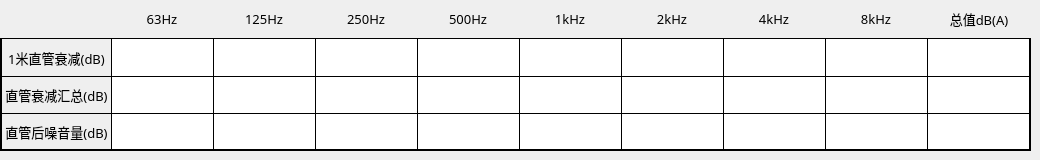
     <widget class="QWidget" name="page_pipe">
      <widget class="QWidget" name="widget_2" native="true">
       <property name="geometry">
        <rect>
         <x>0</x>
         <y>0</y>
         <width>1031</width>
         <height>151</height>
        </rect>
       </property>
       <layout class="QGridLayout" name="gridLayout_2">
        <property name="leftMargin">
         <number>0</number>
        </property>
        <property name="topMargin">
         <number>0</number>
        </property>
        <property name="rightMargin">
         <number>0</number>
        </property>
        <property name="bottomMargin">
         <number>0</number>
        </property>
        <property name="spacing">
         <number>0</number>
        </property>
        <item row="0" column="5">
         <widget class="QLabel" name="label_20">
          <property name="font">
           <font>
            <family>Microsoft YaHei</family>
            <pointsize>10</pointsize>
           </font>
          </property>
          <property name="styleSheet">
           <string notr="true">border-left:1px solid black;</string>
          </property>
          <property name="text">
           <string>1kHz</string>
          </property>
          <property name="alignment">
           <set>Qt::AlignCenter</set>
          </property>
         </widget>
        </item>
        <item row="0" column="6">
         <widget class="QLabel" name="label_22">
          <property name="font">
           <font>
            <family>Microsoft YaHei</family>
            <pointsize>10</pointsize>
           </font>
          </property>
          <property name="styleSheet">
           <string notr="true">border-left:1px solid black;</string>
          </property>
          <property name="text">
           <string>2kHz</string>
          </property>
          <property name="alignment">
           <set>Qt::AlignCenter</set>
          </property>
         </widget>
        </item>
        <item row="3" column="8">
         <widget class="QLineEdit" name="lineEdit_28">
          <property name="sizePolicy">
           <sizepolicy hsizetype="Expanding" vsizetype="Preferred">
            <horstretch>0</horstretch>
            <verstretch>0</verstretch>
           </sizepolicy>
          </property>
          <property name="styleSheet">
           <string notr="true">border:1px solid black;
border-right:none;
border-bottom:2px solid black;</string>
          </property>
         </widget>
        </item>
        <item row="1" column="7">
         <widget class="QLineEdit" name="lineEdit_30">
          <property name="sizePolicy">
           <sizepolicy hsizetype="Expanding" vsizetype="Preferred">
            <horstretch>0</horstretch>
            <verstretch>0</verstretch>
           </sizepolicy>
          </property>
          <property name="styleSheet">
           <string notr="true">border:1px solid black;
border-right:none;
border-bottom:none;</string>
          </property>
         </widget>
        </item>
        <item row="0" column="1">
         <widget class="QLabel" name="label_16">
          <property name="font">
           <font>
            <family>Microsoft YaHei</family>
            <pointsize>10</pointsize>
           </font>
          </property>
          <property name="styleSheet">
           <string notr="true">border-left:1px solid black;
</string>
          </property>
          <property name="text">
           <string>63Hz</string>
          </property>
          <property name="alignment">
           <set>Qt::AlignCenter</set>
          </property>
         </widget>
        </item>
        <item row="3" column="4">
         <widget class="QLineEdit" name="lineEdit_15">
          <property name="sizePolicy">
           <sizepolicy hsizetype="Expanding" vsizetype="Preferred">
            <horstretch>0</horstretch>
            <verstretch>0</verstretch>
           </sizepolicy>
          </property>
          <property name="styleSheet">
           <string notr="true">border:1px solid black;
border-right:none;
border-bottom:2px solid black;</string>
          </property>
         </widget>
        </item>
        <item row="1" column="6">
         <widget class="QLineEdit" name="lineEdit_31">
          <property name="sizePolicy">
           <sizepolicy hsizetype="Expanding" vsizetype="Preferred">
            <horstretch>0</horstretch>
            <verstretch>0</verstretch>
           </sizepolicy>
          </property>
          <property name="styleSheet">
           <string notr="true">border:1px solid black;
border-right:none;
border-bottom:none;</string>
          </property>
         </widget>
        </item>
        <item row="3" column="3">
         <widget class="QLineEdit" name="lineEdit_14">
          <property name="sizePolicy">
           <sizepolicy hsizetype="Expanding" vsizetype="Preferred">
            <horstretch>0</horstretch>
            <verstretch>0</verstretch>
           </sizepolicy>
          </property>
          <property name="styleSheet">
           <string notr="true">border:1px solid black;
border-right:none;
border-bottom:2px solid black;</string>
          </property>
         </widget>
        </item>
        <item row="3" column="7">
         <widget class="QLineEdit" name="lineEdit_27">
          <property name="sizePolicy">
           <sizepolicy hsizetype="Expanding" vsizetype="Preferred">
            <horstretch>0</horstretch>
            <verstretch>0</verstretch>
           </sizepolicy>
          </property>
          <property name="styleSheet">
           <string notr="true">border:1px solid black;
border-right:none;
border-bottom:2px solid black;</string>
          </property>
         </widget>
        </item>
        <item row="0" column="4">
         <widget class="QLabel" name="label_19">
          <property name="font">
           <font>
            <family>Microsoft YaHei</family>
            <pointsize>10</pointsize>
           </font>
          </property>
          <property name="styleSheet">
           <string notr="true">border-left:1px solid black;</string>
          </property>
          <property name="text">
           <string>500Hz</string>
          </property>
          <property name="alignment">
           <set>Qt::AlignCenter</set>
          </property>
         </widget>
        </item>
        <item row="0" column="9">
         <widget class="QLabel" name="label_25">
          <property name="font">
           <font>
            <family>Microsoft YaHei</family>
            <pointsize>10</pointsize>
           </font>
          </property>
          <property name="styleSheet">
           <string notr="true">border-left:1px solid black;
border-right:2px solid black;</string>
          </property>
          <property name="text">
           <string>总值dB(A)</string>
          </property>
          <property name="alignment">
           <set>Qt::AlignCenter</set>
          </property>
         </widget>
        </item>
        <item row="1" column="8">
         <widget class="QLineEdit" name="lineEdit_34">
          <property name="sizePolicy">
           <sizepolicy hsizetype="Expanding" vsizetype="Preferred">
            <horstretch>0</horstretch>
            <verstretch>0</verstretch>
           </sizepolicy>
          </property>
          <property name="styleSheet">
           <string notr="true">border:1px solid black;
border-right:none;
border-bottom:none;</string>
          </property>
         </widget>
        </item>
        <item row="1" column="3">
         <widget class="QLineEdit" name="lineEdit_36">
          <property name="sizePolicy">
           <sizepolicy hsizetype="Expanding" vsizetype="Preferred">
            <horstretch>0</horstretch>
            <verstretch>0</verstretch>
           </sizepolicy>
          </property>
          <property name="styleSheet">
           <string notr="true">border:1px solid black;
border-right:none;
border-bottom:none;</string>
          </property>
         </widget>
        </item>
        <item row="1" column="5">
         <widget class="QLineEdit" name="lineEdit_32">
          <property name="sizePolicy">
           <sizepolicy hsizetype="Expanding" vsizetype="Preferred">
            <horstretch>0</horstretch>
            <verstretch>0</verstretch>
           </sizepolicy>
          </property>
          <property name="styleSheet">
           <string notr="true">border:1px solid black;
border-right:none;
border-bottom:none;</string>
          </property>
         </widget>
        </item>
        <item row="0" column="2">
         <widget class="QLabel" name="label_17">
          <property name="font">
           <font>
            <family>Microsoft YaHei</family>
            <pointsize>10</pointsize>
           </font>
          </property>
          <property name="styleSheet">
           <string notr="true">border-left:1px solid black;</string>
          </property>
          <property name="text">
           <string>125Hz</string>
          </property>
          <property name="alignment">
           <set>Qt::AlignCenter</set>
          </property>
         </widget>
        </item>
        <item row="1" column="0">
         <widget class="QLabel" name="label_27">
          <property name="font">
           <font>
            <family>Microsoft YaHei</family>
            <pointsize>10</pointsize>
           </font>
          </property>
          <property name="styleSheet">
           <string notr="true">border:1px solid black;
border-left:2px solid black;
border-right:none;
border-bottom:none;
</string>
          </property>
          <property name="text">
           <string>1米直管衰减(dB)</string>
          </property>
          <property name="alignment">
           <set>Qt::AlignCenter</set>
          </property>
         </widget>
        </item>
        <item row="0" column="0">
         <widget class="QLabel" name="label_15">
          <property name="styleSheet">
           <string notr="true">border-left:2px solid black;</string>
          </property>
          <property name="text">
           <string/>
          </property>
         </widget>
        </item>
        <item row="0" column="3">
         <widget class="QLabel" name="label_18">
          <property name="font">
           <font>
            <family>Microsoft YaHei</family>
            <pointsize>10</pointsize>
           </font>
          </property>
          <property name="styleSheet">
           <string notr="true">border-left:1px solid black;</string>
          </property>
          <property name="text">
           <string>250Hz</string>
          </property>
          <property name="alignment">
           <set>Qt::AlignCenter</set>
          </property>
         </widget>
        </item>
        <item row="1" column="1">
         <widget class="QLineEdit" name="lineEdit_38">
          <property name="sizePolicy">
           <sizepolicy hsizetype="Expanding" vsizetype="Preferred">
            <horstretch>0</horstretch>
            <verstretch>0</verstretch>
           </sizepolicy>
          </property>
          <property name="styleSheet">
           <string notr="true">border:1px solid black;
border-right:none;
border-bottom:none;</string>
          </property>
         </widget>
        </item>
        <item row="3" column="6">
         <widget class="QLineEdit" name="lineEdit_26">
          <property name="sizePolicy">
           <sizepolicy hsizetype="Expanding" vsizetype="Preferred">
            <horstretch>0</horstretch>
            <verstretch>0</verstretch>
           </sizepolicy>
          </property>
          <property name="styleSheet">
           <string notr="true">border:1px solid black;
border-right:none;
border-bottom:2px solid black;</string>
          </property>
         </widget>
        </item>
        <item row="3" column="5">
         <widget class="QLineEdit" name="lineEdit_16">
          <property name="sizePolicy">
           <sizepolicy hsizetype="Expanding" vsizetype="Preferred">
            <horstretch>0</horstretch>
            <verstretch>0</verstretch>
           </sizepolicy>
          </property>
          <property name="styleSheet">
           <string notr="true">border:1px solid black;
border-right:none;
border-bottom:2px solid black;</string>
          </property>
         </widget>
        </item>
        <item row="1" column="9">
         <widget class="QLineEdit" name="lineEdit_35">
          <property name="sizePolicy">
           <sizepolicy hsizetype="Expanding" vsizetype="Preferred">
            <horstretch>0</horstretch>
            <verstretch>0</verstretch>
           </sizepolicy>
          </property>
          <property name="styleSheet">
           <string notr="true">border:1px solid black;
border-right:none;
border-bottom:none;
border-right:2px solid black;</string>
          </property>
         </widget>
        </item>
        <item row="0" column="8">
         <widget class="QLabel" name="label_24">
          <property name="font">
           <font>
            <family>Microsoft YaHei</family>
            <pointsize>10</pointsize>
           </font>
          </property>
          <property name="styleSheet">
           <string notr="true">border-left:1px solid black;</string>
          </property>
          <property name="text">
           <string>8kHz</string>
          </property>
          <property name="alignment">
           <set>Qt::AlignCenter</set>
          </property>
         </widget>
        </item>
        <item row="3" column="1">
         <widget class="QLineEdit" name="lineEdit_10">
          <property name="sizePolicy">
           <sizepolicy hsizetype="Expanding" vsizetype="Preferred">
            <horstretch>0</horstretch>
            <verstretch>0</verstretch>
           </sizepolicy>
          </property>
          <property name="styleSheet">
           <string notr="true">border:1px solid black;
border-right:none;
border-bottom:2px solid black;</string>
          </property>
         </widget>
        </item>
        <item row="1" column="2">
         <widget class="QLineEdit" name="lineEdit_37">
          <property name="sizePolicy">
           <sizepolicy hsizetype="Expanding" vsizetype="Preferred">
            <horstretch>0</horstretch>
            <verstretch>0</verstretch>
           </sizepolicy>
          </property>
          <property name="styleSheet">
           <string notr="true">border:1px solid black;
border-right:none;
border-bottom:none;</string>
          </property>
         </widget>
        </item>
        <item row="3" column="0">
         <widget class="QLabel" name="label_26">
          <property name="font">
           <font>
            <family>Microsoft YaHei</family>
            <pointsize>10</pointsize>
           </font>
          </property>
          <property name="styleSheet">
           <string notr="true">border:1px solid black;
border-left:2px solid black;
border-bottom:2px solid black;
border-right:none;
</string>
          </property>
          <property name="text">
           <string> 直管后噪音量(dB) </string>
          </property>
          <property name="alignment">
           <set>Qt::AlignCenter</set>
          </property>
         </widget>
        </item>
        <item row="3" column="9">
         <widget class="QLineEdit" name="lineEdit_29">
          <property name="sizePolicy">
           <sizepolicy hsizetype="Expanding" vsizetype="Preferred">
            <horstretch>0</horstretch>
            <verstretch>0</verstretch>
           </sizepolicy>
          </property>
          <property name="styleSheet">
           <string notr="true">border:1px solid black;
border-bottom:2px solid black;
border-right:2px solid black;</string>
          </property>
         </widget>
        </item>
        <item row="0" column="7">
         <widget class="QLabel" name="label_23">
          <property name="font">
           <font>
            <family>Microsoft YaHei</family>
            <pointsize>10</pointsize>
           </font>
          </property>
          <property name="styleSheet">
           <string notr="true">border-left:1px solid black;</string>
          </property>
          <property name="text">
           <string>4kHz</string>
          </property>
          <property name="alignment">
           <set>Qt::AlignCenter</set>
          </property>
         </widget>
        </item>
        <item row="3" column="2">
         <widget class="QLineEdit" name="lineEdit_13">
          <property name="sizePolicy">
           <sizepolicy hsizetype="Expanding" vsizetype="Preferred">
            <horstretch>0</horstretch>
            <verstretch>0</verstretch>
           </sizepolicy>
          </property>
          <property name="styleSheet">
           <string notr="true">border:1px solid black;
border-right:none;
border-bottom:2px solid black;</string>
          </property>
         </widget>
        </item>
        <item row="1" column="4">
         <widget class="QLineEdit" name="lineEdit_33">
          <property name="sizePolicy">
           <sizepolicy hsizetype="Expanding" vsizetype="Preferred">
            <horstretch>0</horstretch>
            <verstretch>0</verstretch>
           </sizepolicy>
          </property>
          <property name="styleSheet">
           <string notr="true">border:1px solid black;
border-right:none;
border-bottom:none;</string>
          </property>
         </widget>
        </item>
        <item row="2" column="0">
         <widget class="QLabel" name="label_28">
          <property name="font">
           <font>
            <family>Microsoft YaHei</family>
            <pointsize>10</pointsize>
           </font>
          </property>
          <property name="styleSheet">
           <string notr="true">border:1px solid black;
border-left:2px solid black;
border-right:none;
border-bottom:none;
</string>
          </property>
          <property name="text">
           <string>直管衰减汇总(dB)</string>
          </property>
          <property name="alignment">
           <set>Qt::AlignCenter</set>
          </property>
         </widget>
        </item>
        <item row="2" column="1">
         <widget class="QLineEdit" name="lineEdit_39">
          <property name="sizePolicy">
           <sizepolicy hsizetype="Expanding" vsizetype="Preferred">
            <horstretch>0</horstretch>
            <verstretch>0</verstretch>
           </sizepolicy>
          </property>
          <property name="styleSheet">
           <string notr="true">border:1px solid black;
border-right:none;
border-bottom:none;</string>
          </property>
         </widget>
        </item>
        <item row="2" column="2">
         <widget class="QLineEdit" name="lineEdit_40">
          <property name="sizePolicy">
           <sizepolicy hsizetype="Expanding" vsizetype="Preferred">
            <horstretch>0</horstretch>
            <verstretch>0</verstretch>
           </sizepolicy>
          </property>
          <property name="styleSheet">
           <string notr="true">border:1px solid black;
border-right:none;
border-bottom:none;</string>
          </property>
         </widget>
        </item>
        <item row="2" column="3">
         <widget class="QLineEdit" name="lineEdit_41">
          <property name="sizePolicy">
           <sizepolicy hsizetype="Expanding" vsizetype="Preferred">
            <horstretch>0</horstretch>
            <verstretch>0</verstretch>
           </sizepolicy>
          </property>
          <property name="styleSheet">
           <string notr="true">border:1px solid black;
border-right:none;
border-bottom:none;</string>
          </property>
         </widget>
        </item>
        <item row="2" column="4">
         <widget class="QLineEdit" name="lineEdit_42">
          <property name="sizePolicy">
           <sizepolicy hsizetype="Expanding" vsizetype="Preferred">
            <horstretch>0</horstretch>
            <verstretch>0</verstretch>
           </sizepolicy>
          </property>
          <property name="styleSheet">
           <string notr="true">border:1px solid black;
border-right:none;
border-bottom:none;</string>
          </property>
         </widget>
        </item>
        <item row="2" column="5">
         <widget class="QLineEdit" name="lineEdit_43">
          <property name="sizePolicy">
           <sizepolicy hsizetype="Expanding" vsizetype="Preferred">
            <horstretch>0</horstretch>
            <verstretch>0</verstretch>
           </sizepolicy>
          </property>
          <property name="styleSheet">
           <string notr="true">border:1px solid black;
border-right:none;
border-bottom:none;</string>
          </property>
         </widget>
        </item>
        <item row="2" column="6">
         <widget class="QLineEdit" name="lineEdit_44">
          <property name="sizePolicy">
           <sizepolicy hsizetype="Expanding" vsizetype="Preferred">
            <horstretch>0</horstretch>
            <verstretch>0</verstretch>
           </sizepolicy>
          </property>
          <property name="styleSheet">
           <string notr="true">border:1px solid black;
border-right:none;
border-bottom:none;</string>
          </property>
         </widget>
        </item>
        <item row="2" column="7">
         <widget class="QLineEdit" name="lineEdit_45">
          <property name="sizePolicy">
           <sizepolicy hsizetype="Expanding" vsizetype="Preferred">
            <horstretch>0</horstretch>
            <verstretch>0</verstretch>
           </sizepolicy>
          </property>
          <property name="styleSheet">
           <string notr="true">border:1px solid black;
border-right:none;
border-bottom:none;</string>
          </property>
         </widget>
        </item>
        <item row="2" column="8">
         <widget class="QLineEdit" name="lineEdit_46">
          <property name="sizePolicy">
           <sizepolicy hsizetype="Expanding" vsizetype="Preferred">
            <horstretch>0</horstretch>
            <verstretch>0</verstretch>
           </sizepolicy>
          </property>
          <property name="styleSheet">
           <string notr="true">border:1px solid black;
border-right:none;
border-bottom:none;</string>
          </property>
         </widget>
        </item>
        <item row="2" column="9">
         <widget class="QLineEdit" name="lineEdit_48">
          <property name="sizePolicy">
           <sizepolicy hsizetype="Expanding" vsizetype="Preferred">
            <horstretch>0</horstretch>
            <verstretch>0</verstretch>
           </sizepolicy>
          </property>
          <property name="styleSheet">
           <string notr="true">border:1px solid black;
border-right:none;
border-bottom:none;
border-right:2px solid black;</string>
          </property>
         </widget>
        </item>
       </layout>
      </widget>
     </widget>
